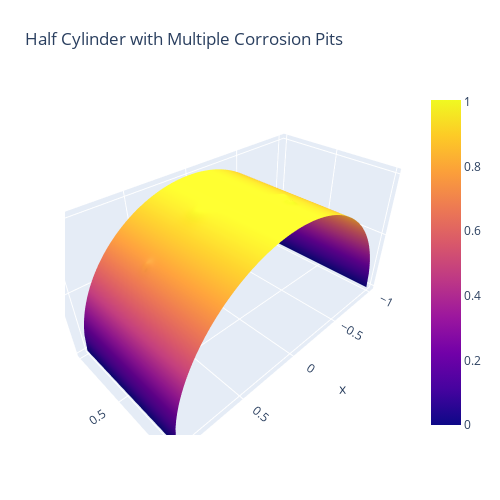

Notebook code cell kept with this figure:
### Code cell
def create_half_cylinder_with_multiple_pits(radius, height, density_x, density_y, pits):
    """
    Create a half cylinder with multiple pitting defects.

    Parameters:
    radius (float): Radius of the cylinder.
    height (float): Height of the cylinder.
    density_x (int): Density of the meshgrid in the x direction.
    density_y (int): Density of the meshgrid in the y direction.
    
    pits (list of tuples): A list where each tuple represents a pit.
                           Each tuple is (pit_depth, pit_width, pit_center).
                           pit_center is a tuple (x, y).
    """
    # Create the meshgrid
    x = np.linspace(-radius, radius, density_x)
    y = np.linspace(0, height, density_y)
    X, Y = np.meshgrid(x, y)

    # Calculate Z for the upper half of the cylinder
    Z_square = radius**2 - X**2
    Z_square[Z_square < 0] = 0
    Z = np.sqrt(Z_square)

    # Initialize the half-cylinder structure
    half_cylinder = np.zeros((density_y, density_x, 3))
    half_cylinder[:, :, 0] = X
    half_cylinder[:, :, 1] = Y
    half_cylinder[:, :, 2] = Z

    # Add each corrosion pit
    for pit_depth, pit_width, pit_center in pits:
        x0, y0 = pit_center
        sigma_x, sigma_y = pit_width, pit_width

        # Apply Gaussian function for each pit
        for i in range(half_cylinder.shape[0]):
            for j in range(half_cylinder.shape[1]):
                x_val = half_cylinder[i, j, 0]
                y_val = half_cylinder[i, j, 1]
                pit = pit_depth * np.exp(-((x_val - x0)**2 / (2 * sigma_x**2) + (y_val - y0)**2 / (2 * sigma_y**2)))
                half_cylinder[i, j, 2] += pit  # adds the pit depth to Z

    return half_cylinder

def pit_generator(max_pits, cyl_radius, cyl_height):
    '''
    Genreate random pits on the half cylinder based on the maximum number of pits.
    Size the pits based on the radius and height of the cylinder.
    '''
    pits = []
    num_pits = np.random.randint(1, max_pits)
    for _ in range(num_pits):
        pit_depth = np.random.uniform(0.01, 0.03)
        pit_width = np.random.uniform(0.02, 0.06)
        pit_center = (np.random.uniform(-cyl_radius*0.8, cyl_radius*0.8), np.random.uniform(0, cyl_height))
        pits.append((pit_depth, pit_width, pit_center))
    
    return pits

pits = pit_generator(max_pits=10, cyl_radius=1, cyl_height=1)


half_cylinder_with_pits = create_half_cylinder_with_multiple_pits(radius=1, height=1, density_x = 180, density_y = 102, pits=pits)

X = half_cylinder_with_pits[:, :, 0]
Y = half_cylinder_with_pits[:, :, 1]
Z = half_cylinder_with_pits[:, :, 2]

# plot the half cylinder with plotly as an interactive 3D plot
fig = go.Figure(data=[go.Surface(x=X, y=Y, z=Z)])
fig.update_layout(title='Half Cylinder with Multiple Corrosion Pits', autosize=False,
                    width=500, height=500,
                    margin=dict(l=65, r=50, b=65, t=90))
fig.show()

# compute the surface curvature
K, H, n, Principal = surface_curvature(X.astype(np.float64), Y.astype(np.float64), Z.astype(np.float64))

# transpose all the arrays to make them compatible with the meshgrid

# plot K, H, n
fig = plt.figure(figsize=(10, 10))

plt.subplot(2, 2, 1)
plt.imshow((K).reshape(X.shape), cmap='viridis')
plt.colorbar()
plt.title('Gaussian Curvature')
plt.subplot(2, 2, 2)
plt.imshow((H).reshape(X.shape), cmap='viridis')
plt.colorbar()
plt.title('Mean Curvature')
plt.subplot(2, 2, 3)
plt.imshow((Z).reshape(X.shape), cmap='viridis')
plt.colorbar()
plt.title('Z')
plt.subplot(2, 2, 4)
plt.imshow((n[:, 2]).reshape(X.shape), cmap='viridis')
plt.title('Normal Z')
plt.colorbar()
plt.show()

### Figure 1 — Plotly figure (JSON) as saved in the notebook; plotly's stock layout.template omitted (floating-point values rounded to 4 significant figures; data arrays with more than 128 entries replaced by an {"elided": "..."} marker saying what was removed)
{"data": [{"type": "surface", "x": {"elided": "102x180 float values"}, "y": {"elided": "102x180 float values"}, "z": {"elided": "102x180 float values"}}], "layout": {"autosize": false, "height": 500, "margin": {"b": 65, "l": 65, "r": 50, "t": 90}, "title": {"text": "Half Cylinder with Multiple Corrosion Pits"}, "width": 500}}
